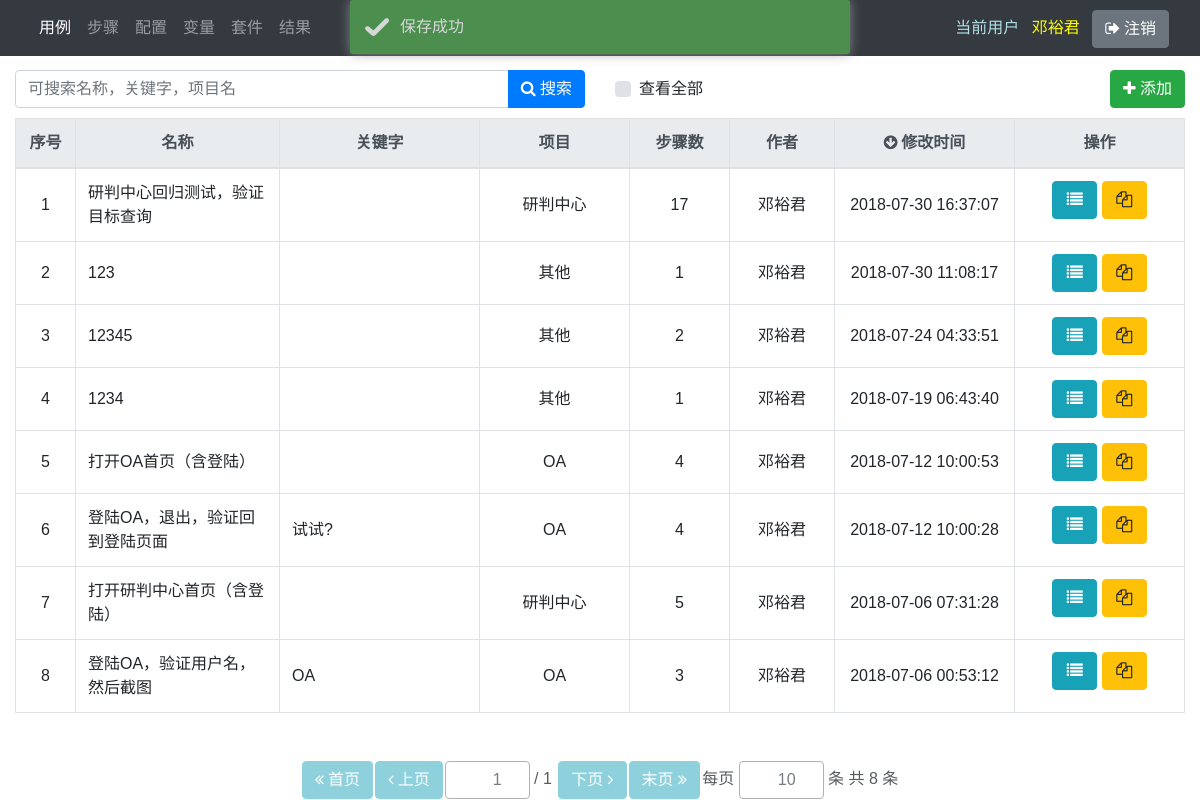
The app's page /cases/ (signed in) with its own data.
### main/models.py (models this page shows, shortened)
class Case(models.Model):
    code = models.UUIDField(auto_created=True, default=uuid.uuid1, editable=False)
    name = models.CharField(max_length=100)
    description = models.TextField(blank=True)
    keyword = models.CharField(blank=True, max_length=100)
    project = models.ForeignKey('main.Project', on_delete=models.SET_NULL, blank=True, null=True)
    creator = models.ForeignKey(
        User, verbose_name='创建人', related_name='case_creator', on_delete=models.SET_NULL, blank=True, null=True)
    created_date = models.DateTimeField('创建时间', auto_now_add=True, null=True)
    modifier = models.ForeignKey(
        User, verbose_name='修改人', related_name='case_modifier', on_delete=models.SET_NULL, blank=True, null=True)
    modified_date = models.DateTimeField('修改时间', auto_now=True, null=True)
    is_active = models.BooleanField(default=True)
    variable_group = models.ForeignKey('main.VariableGroup', on_delete=models.SET_NULL, blank=True, null=True)
    step = models.ManyToManyField('Step', through='CaseVsStep', through_fields=('case', 'step'))
    class Meta:
        ordering = ['-modified_date']  # 这个字段是告诉Django模型对象返回的记录结果集是按照哪个字段排序的,-xxx表示降序，?xxx表示随机

### main/views/case.py (the view)
# urls.py: path('cases/', case.list_, name='cases'),
@login_required
def list_(request):
    page = request.GET.get('page')
    size = request.GET.get('size', request.COOKIES.get('size'))
    search_text = str(request.GET.get('search_text', ''))
    order_by = request.GET.get('order_by', 'modified_date')
    order_by_reverse = request.GET.get('order_by_reverse', 'True')
    all_ = request.GET.get('all_', 'False')
    page = change_to_positive_integer(page, 1)
    size = change_to_positive_integer(size, 10)
    if order_by_reverse == 'True':
        order_by_reverse = True
    else:
        order_by_reverse = False
    if all_ == 'False':
        all_ = False
    else:
        all_ = True
    if request.session.get('status', None) == 'success':
        prompt = 'success'
    request.session['status'] = None
    q = get_query_condition(search_text)
    if all_:
        q &= Q(is_active=True)
    else:
        q &= Q(is_active=True) & Q(creator=request.user)
    objects = Case.objects.filter(q).values(
        'pk', 'name', 'keyword', 'project__name', 'creator__username', 'modified_date').annotate(
        real_name=Concat('creator__last_name', 'creator__first_name', output_field=CharField()))
    objects2 = Case.objects.filter(is_active=True, step__is_active=True).values('pk').annotate(m2m_count=Count('step'))
    count_ = {o['pk']: o['m2m_count'] for o in objects2}
    for o in objects:
        o['m2m_count'] = count_.get(o['pk'], 0)
    if objects:
        if order_by not in objects[0]:
            order_by = 'modified_date'
        objects = sorted(objects, key=lambda x: x[order_by], reverse=order_by_reverse)
    paginator = Paginator(objects, size)
    try:
        objects = paginator.page(page)
    except PageNotAnInteger:
        objects = paginator.page(1)
        page = 1
    except EmptyPage:
        objects = paginator.page(paginator.num_pages)
        page = paginator.num_pages
    order_by_form = OrderByForm(initial={'order_by': order_by, 'order_by_reverse': order_by_reverse})
    paginator_form = PaginatorForm(initial={'page': page, 'size': size}, page_max_value=paginator.num_pages)
    cookies = [Cookie('size', size, path=request.path)]
    respond = render(request, 'main/case/list.html', locals())
    for cookie in cookies:
        respond.set_cookie(cookie.key, cookie.value, cookie.max_age, cookie.expires, cookie.path)
    return respond

### main/forms.py
class OrderByForm(forms.Form):
    order_by = forms.CharField(max_length=100, required=False, widget=forms.HiddenInput)
    order_by_reverse = forms.BooleanField(required=False, widget=forms.HiddenInput)

class PaginatorForm(forms.Form):
    size = forms.IntegerField(min_value=1, max_value=10000, required=False)
    def __init__(self, page_max_value, *args, **kwargs):
        super(PaginatorForm, self).__init__(*args, **kwargs)
        self.fields['page'] = forms.IntegerField(min_value=1, max_value=page_max_value, required=False)

### main/views/general.py (called while the page is built)
def get_query_condition(search_text):
    search_text = search_text.replace('\\ ', '#{$blank}#')
    search_text_or_list = search_text.split(' ')
    q = Q()
    for search_text_or in search_text_or_list:
        search_text_or = search_text_or.replace('#{$blank}#', ' ')
        search_text_and_list = search_text_or.split('#&&#')
        q1 = Q()
        q2 = Q()
        q3 = Q()
        for search_text_and in search_text_and_list:
            if search_text_and == '':
                continue
            q1 &= Q(name__icontains=search_text_and)
            q2 &= Q(keyword__icontains=search_text_and)
            q3 &= Q(project__name__icontains=search_text_and)
        q |= q1 | q2 | q3
    return q

def change_to_positive_integer(value, default=1):
    if str(value).isdigit() and int(value) > 0:
        value = int(value)
    else:
        value = default
    return value

### main/templates/main/case/list.html (shortened to what this page needs)
{% extends 'main/list_base.html' %}
{% block result_table %}
    <div class="table-responsive" id='result_div'>
        <table class="table table-bordered table-hover" id='result_table'>
            <colgroup>
                <col style='width: 60px;'>
                <col>
                <col style='width: 200px;'>
                <col style='width: 150px;'>
                <col style='width: 100px;'>
                <col style='width: 105px;'>
                <col style='width: 180px;'>
                <col style='width: 170px;'>
            </colgroup>
            <thead class="thead-light middle">
                <tr>
                    <th>序号</th>
                    <th order_by_text="name">名称</th>
                    <th order_by_text="keyword">关键字</th>
                    <th order_by_text="project__name">项目</th>
                    <th order_by_text="m2m_count">步骤数</th>
                    <th order_by_text="real_name">作者</th>
                    <th order_by_text="modified_date">修改时间</th>
                    <th>操作</th>
                </tr>
            </thead>
            <tbody>
                {% for obj in objects %}
                    <tr pk="{{ obj.pk }}" edit_url="{% url 'case' obj.pk %}" quick_update_url="{% url 'case_quick_update' obj.pk %}" del_url="{% url 'case_delete' obj.pk %}">
                        <td col_name='index' class="middle"></td>
                        <td {% if request.user.pk == obj.creator %}quick_update{% endif %} col_name='name' class="align-middle">{{ obj.name }}</td>
                        <td {% if request.user.pk == obj.creator %}quick_update{% endif %} col_name='keyword' class="align-middle">{{ obj.keyword }}</td>
                        <td col_name='project__name' class="middle">{{ obj.project__name }}</td>
                        <td col_name='m2m_count' class="middle">{{ obj.m2m_count }}</td>
                        <td col_name='real_name' class="middle">{{ obj.real_name }}</td>
                        <td col_name='modified_date' class="middle">{{ obj.modified_date }}</td>
                        <td>
                            <div class="middle">
                                {% if request.user.pk == obj.creator %}
                                    <button type="button" name="edit_button" class="btn btn-info list_button" data-toggle="tooltip" title="编辑"><i class="icon-edit"></i></button>
                                    <button copy_url="{% url 'case_copy' obj.pk %}" copy_sub_item=true type="button" name="copy_button" class="btn btn-warning list_button" data-toggle="tooltip" title="复制"><i class="icon-copy"></i></button>
                                    <button type="button" name="delete_button" class="btn btn-danger list_button" data-toggle="tooltip" title="删除"><i class="icon-trash"></i></button>
                                {% else %}
                                    <button type="button" name="edit_button" class="btn btn-info list_button" data-toggle="tooltip" title="查看"><i class="icon-list"></i></button>
                                    <button copy_url="{% url 'case_copy' obj.pk %}" copy_sub_item=true type="button" name="copy_button" class="btn btn-warning list_button" data-toggle="tooltip" title="复制"><i class="icon-copy"></i></button>
                                {% endif %}
                            </div>
                        </td>
                    </tr>
                {% empty %}
                    <tr>
                        <td colspan="8" class="text-center bg-secondary"><span class="text-white">无数据</span></td>
                    </tr>
                {% endfor %}
            </tbody>
        </table>
    </div>
{% endblock %}

### main/templates/main/include/navbar.html
<nav class="navbar navbar-expand-lg navbar-dark bg-dark fixed-top" id="navbar">
   <div class="container-fluid">
       <div class="collapse navbar-collapse">
           <ul class="navbar-nav">
                <li class="nav-item" id="nav_case">
                    <a class="nav-link" href="{% url 'cases' %}">用例</a>
                </li>
                <li class="nav-item" id="nav_step">
                    <a class="nav-link" href="{% url 'steps' %}">步骤</a>
                </li>
                <li class="nav-item" id="nav_config">
                    <a class="nav-link" href="{% url 'configs' %}">配置</a>
                </li>
                <li class="nav-item" id="nav_variable">
                    <a class="nav-link" href="{% url 'variable_groups' %}">变量</a>
                </li>
                <li class="nav-item" id="nav_suite">
                    <a class="nav-link" href="{% url 'suites' %}">套件</a>
                </li>
                <li class="nav-item" id="nav_result">
                    <a class="nav-link" href="{% url 'results' %}">结果</a>
                </li>
            </ul>
       </div>
       <div class="justify-content-end">
            <div>
                <span class="navbar-text" style="color: powderblue;">当前用户</span>
                <a id="user_link" class="navbar-text" style="color: yellow; padding: 0 0.5em" href="javascript:modal_with_iframe('user_modal', '', '', 'height: 450px', '用户信息', '{% url 'user' %}?inside=1')">{{ request.user.last_name }}{{ request.user.first_name }}{% if not request.user.last_name and not request.user.first_name %}{{ request.user.username }}{% endif %}</a>
                <button id="logout_btn" class="btn btn-secondary" type="button"><i class="icon-signout">&nbsp;</i>注销</button>
            </div>
       </div>
   </div>
</nav>

### main/static/main/css/main.css (style rules this page uses)
body { font-family: Arial, Microsoft YaHei, SimHei; }
div.paginator input { border: 1px solid rgb(153, 153, 153); resize: vertical; text-align: right; }
.middle { text-align: center !important; vertical-align: middle!important; }

### main/templates/main/list_base.html (style rules this page uses)
.list_button { width: 45px; }

### records on screen
Case: name "研判中心回归测试，验证目标查询", project__name "研判中心", m2m_count "17", real_name "邓裕君", modified_date "2018-07-30 16:37:07"
Case: name "123", project__name "其他", m2m_count "1", real_name "邓裕君", modified_date "2018-07-30 11:08:17"
Case: name "12345", project__name "其他", m2m_count "2", real_name "邓裕君", modified_date "2018-07-24 04:33:51"
Case: name "1234", project__name "其他", m2m_count "1", real_name "邓裕君", modified_date "2018-07-19 06:43:40"
Case: name "打开OA首页（含登陆）", project__name "OA", m2m_count "4", real_name "邓裕君", modified_date "2018-07-12 10:00:53"
Case: name "登陆OA，退出，验证回到登陆页面", keyword "试试?", project__name "OA", m2m_count "4", real_name "邓裕君", modified_date "2018-07-12 10:00:28"
Case: name "打开研判中心首页（含登陆）", project__name "研判中心", m2m_count "5", real_name "邓裕君", modified_date "2018-07-06 07:31:28"
Case: name "登陆OA，验证用户名，然后截图", keyword "OA", project__name "OA", m2m_count "3", real_name "邓裕君", modified_date "2018-07-06 00:53:12"

### other values on screen
{{ request.user.last_name }} "邓"
{{ request.user.first_name }} "裕君"
{{ paginator.num_pages|default:0 }} "1"
{{ paginator.count|default:0 }} "8"
